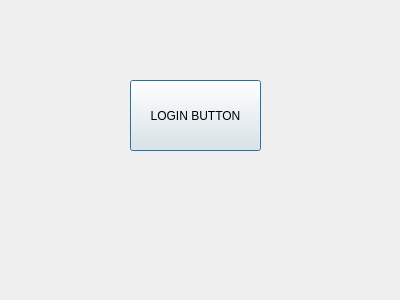
<?xml version="1.0" encoding="UTF-8"?>
<ui version="4.0">
 <class>LoginDlg</class>
 <widget class="QDialog" name="LoginDlg">
  <property name="geometry">
   <rect>
    <x>0</x>
    <y>0</y>
    <width>400</width>
    <height>300</height>
   </rect>
  </property>
  <property name="windowTitle">
   <string>Dialog</string>
  </property>
  <widget class="QPushButton" name="pushButton">
   <property name="geometry">
    <rect>
     <x>130</x>
     <y>80</y>
     <width>131</width>
     <height>71</height>
    </rect>
   </property>
   <property name="text">
    <string>LOGIN BUTTON</string>
   </property>
  </widget>
 </widget>
 <resources/>
 <connections>
  <connection>
   <sender>pushButton</sender>
   <signal>clicked()</signal>
   <receiver>LoginDlg</receiver>
   <slot>accept()</slot>
   <hints>
    <hint type="sourcelabel">
     <x>195</x>
     <y>133</y>
    </hint>
    <hint type="destinationlabel">
     <x>140</x>
     <y>219</y>
    </hint>
   </hints>
  </connection>
 </connections>
</ui>
